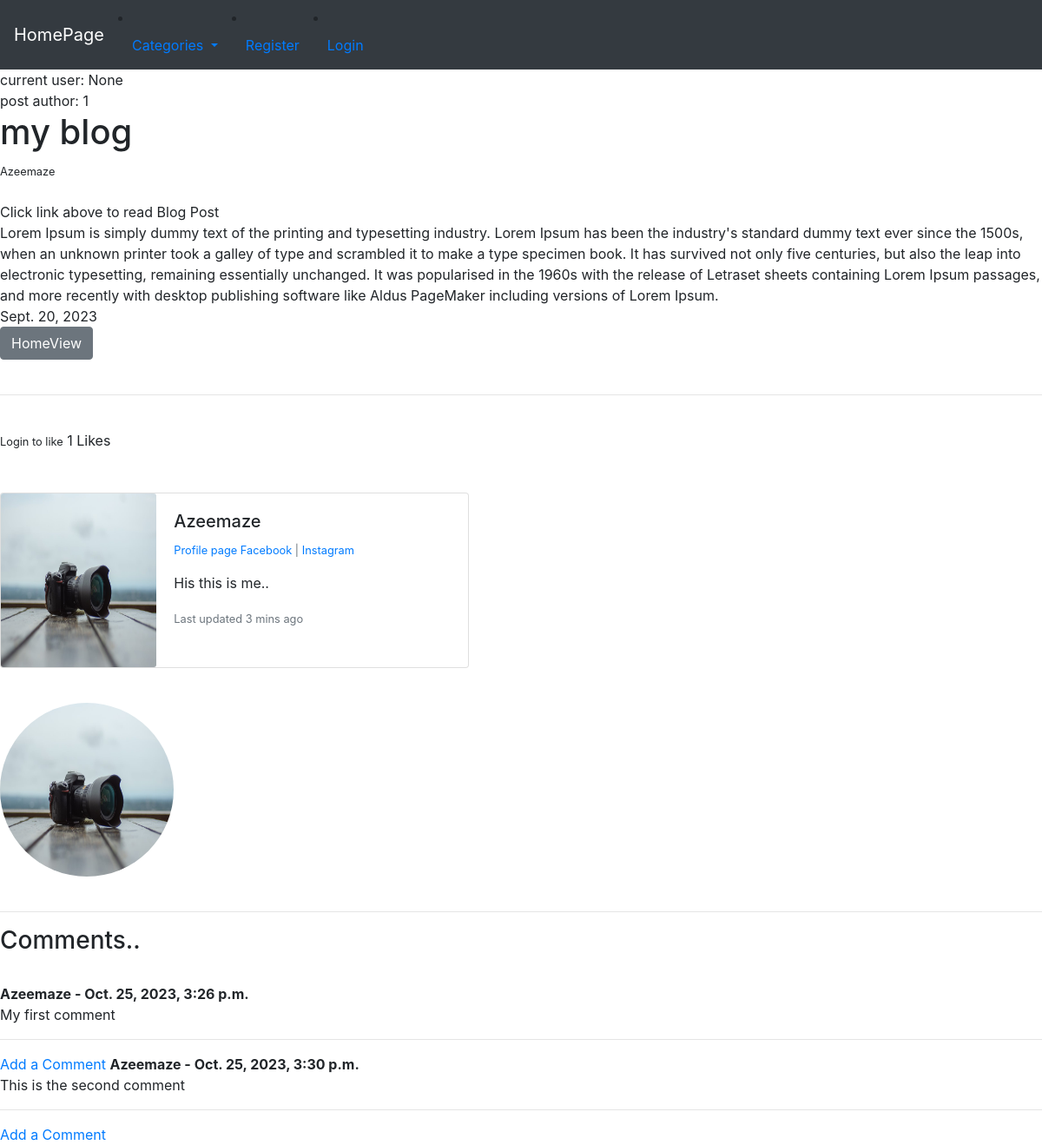
Page /app/article/1 on the committed database.
### app/models.py (models this page shows, shortened)
class Post(models.Model):
    title = models.CharField(max_length=255)
    header_image = models.ImageField(null=True,blank=True,upload_to="images/")
    title_tag = models.CharField(max_length=255, null=True)
    author = models.ForeignKey(User, on_delete=models.CASCADE)
    body = RichTextField(blank=True,null=True)
    post_date = models.DateField(auto_now_add=True)
    category = models.CharField(max_length=255, default='uncategorised')
    snippet = models.CharField(max_length=255)
    likes = models.ManyToManyField(User, related_name='blog_post')
    def total_likes(self):
        return self.likes.count()

class Profile(models.Model):
    user = models.OneToOneField(User, null=True, on_delete=models.CASCADE)
    Bio = models.TextField()
    Profile_picture = models.ImageField(null=True,blank=True,upload_to="images/profile/")
    website_url = models.CharField(max_length=255,null=True,blank=True)
    facebook_url = models.CharField(max_length=255,null=True,blank=True)
    instagram_url = models.CharField(max_length=255,null=True,blank=True)

class Comment(models.Model):
    post = models.ForeignKey(Post,related_name="comments", on_delete=models.CASCADE)
    name = models.CharField(max_length=250)
    body = models.TextField()
    date_added = models.DateTimeField(auto_now_add=True)

### app/views.py (the view)
# urls.py: path('article/<int:pk>',Article_View.as_view(),name='article-detail'),
class Article_View(DetailView):
    model = Post
    template_name = 'app/articleview.html'
    def get_context_data(self, *args, **kwargs):
        cat_menu = Category.objects.all()
        context = super(Article_View, self).get_context_data(*args, **kwargs)
        stuff = get_object_or_404(Post, id=self.kwargs['pk'])
        total_likes = stuff.total_likes()
        liked = False
        if stuff.likes.filter(id=self.request.user.id).exists():
            liked = True
        context["cat_menu"] = cat_menu
        context["total_likes"] = total_likes
        context["liked"] = liked
        return context

### app/models.py (called while the page is built)
    def __str__(self):
        return self.name

### templates/app/articleview.html (shortened to what this page needs)
<!DOCTYPE html>
{% extends 'app/base.html' %}
{% load static %}
{% block content %}
current user: {{ user.id }} <br/>
post author: {{ post.author.id }}
<h1>{{ post.title }}</h1>
<small>{{ post.author }}</small><br>
<br>
{{ post.snippet }}<br/>
{{ post.body }} <br>
{{ post.post_date }} <br/>
<a href="{% url 'home' %}" class="btn btn-secondary">HomeView</a>
<br/><br/>
<hr>
<br/>
<form action="{% url 'like_post' post.pk %}" method="POST">
    {% if user.is_authenticated %}
        {% if liked %}
            <button type="submit", name="post_id", value="{{ post.id }}", class="btn btn-danger btn-sm">Unlike</button>
        {% else %}
            <button type="submit", name="post_id", value="{{ post.id }}", class="btn btn-primary btn-sm">Like</button>
        {% endif %}
    {% else %}
    <small>Login to like</small>
    {% endif %}
            {{ total_likes }} Likes
</form>
<br/><br/>
    <div class="card mb-3" style="max-width: 540px;">
      <div class="row no-gutters">
        <div class="col-md-4">
            {% if post.author.profile.Profile_picture %}
          <img src="{{ post.author.profile.Profile_picture.url }}" width="200" height="200" class="card-img" alt="...">
            {% else %}
            <img src="{% static 'blog\images\nando-jpeg-quality-001.jpg' %}" width="200" height="200" class="card-img" alt="...">
            {% endif %}
        </div>
        <div class="col-md-8">
          <div class="card-body">
            <h5 class="card-title">{{ post.author }}</h5>
              <p class="small text-muted">
                  <a href="{% url 'profile_pageview' post.author.profile.id %}">Profile page</a>
                  <a href="{{ post.author.profile.facebook_url }}" >Facebook</a> |
                  <a href="#">Instagram<a/></p>
            <p class="card-text">{{ post.author.profile.Bio }}</p>
            <p class="card-text"><small class="text-muted">Last updated 3 mins ago</small></p>
          </div>
        </div>
      </div>
</div>
     <br/>
{% if post.author.profile.Profile_picture %}
<img src="{{ post.author.profile.Profile_picture.url }}" width="200" height="200" class="rounded-circle">
{% endif %}
<br/><br/>
<hr>
<h3>Comments..</h3>
<br/>
{% if not post.comments.all %}
    No comments yet..<a href="{% url 'addcomment' post.pk %}">Comment</a>
{% else %}
    {% for comment in post.comments.all %}
        <strong>
            {{ comment.name }} - {{ comment.date_added }}
        </strong>
        <br/>
            {{ comment.body }}
        <hr>
        <a href="{% url 'addcomment' post.pk %}">Add a Comment</a>
    {% endfor %}
{% endif %}
 {% endblock %}

### templates/app/base.html (shortened to what this page needs)
<!doctype html>
<html lang="en">
  <head>
    <link rel="stylesheet" href="https://cdn.jsdelivr.net/npm/bootstrap@4.4.1/dist/css/bootstrap.min.css">
  </head>
  <body>
  <nav class="navbar navbar-expand-lg navbar-dark bg-dark">
  <a class="navbar-brand" href="{% url 'home' %}">HomePage</a>
      {% if cat_menu %}
      <li class="nav-item dropdown">
        <a class="nav-link dropdown-toggle" href="#" id="navbarDropdown" role="button" data-toggle="dropdown" aria-haspopup="true" aria-expanded="false">
          Categories
        </a>
        {% endif %}
      </li>
    {% if user.is_authenticated %}
        <li class="nav-item">
        <a class="nav-link" href="{% url 'addpost' %}">Add Post</a>
        </li>
        <li class="nav-item">
        <a class="nav-link" href="{% url 'addcategory' %}">Add Category</a>
        </li>
        <li class="nav-item">
        <a class="nav-link" href="{% url 'logout' %}">Logout</a>
        </li>
    {% else %}
        <li class="nav-item">
        <a class="nav-link" href="{% url 'register' %}">Register</a>
        </li>
        <li class="nav-item">
        <a class="nav-link" href="{% url 'login' %}">Login</a>
         </li>
    {% endif %}
</nav>
  {% block content %}
  {% endblock %}
  </body>
</html>

### rows in the picture
Post: author.id "1", title "my blog", author "Azeemaze", snippet "Click link above to read Blog Post", body "Lorem Ipsum is simply dummy text of the printing and typesetting industry. Lorem Ipsum has been the industry's standard dummy text ever since the 1500s, when an unknown printer took a galley of type and scrambled it to make a type specimen book. It has survived not only five centuries, but also the leap into electronic typesetting, remaining essentially unchanged. It was popularised in the 1960s with the release of Letraset sheets containing Lorem Ipsum passages, and more recently with desktop publishing software like Aldus PageMaker including versions of Lorem Ipsum.", post_date "Sept. 20, 2023", author.profile.Profile_picture (picture), author.profile.Bio "His this is me.."
Comment: name "Azeemaze", date_added "Oct. 25, 2023, 3:26 p.m.", body "My first comment"
Comment: name "Azeemaze", date_added "Oct. 25, 2023, 3:30 p.m.", body "This is the second comment"

### other values in the picture
{{ user.id }} "None"
{{ total_likes }} "1"
